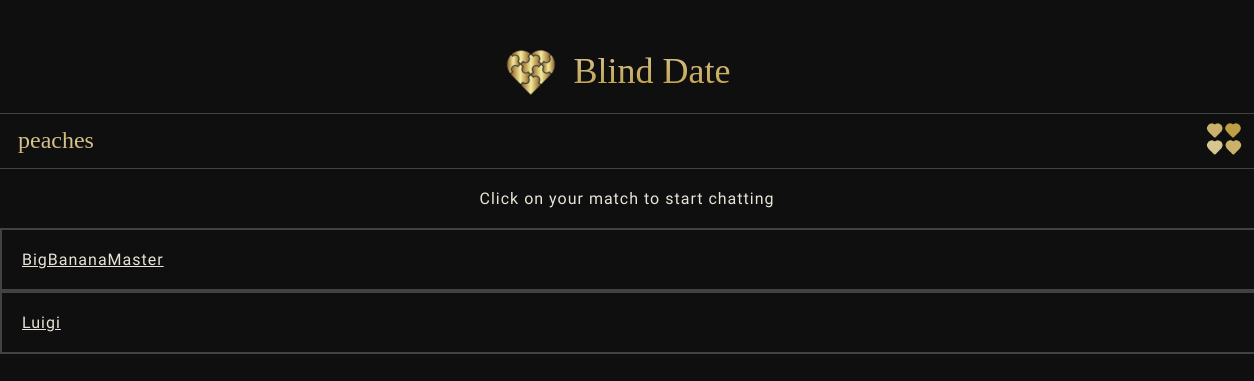
Before: /matches (signed in) with the older database file.
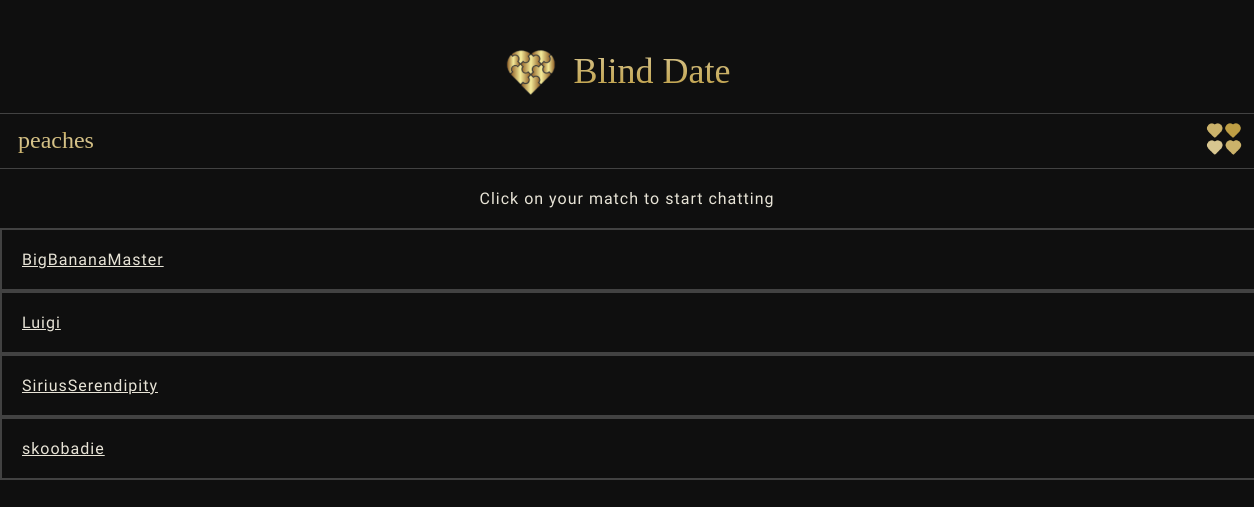
After: the same page with the newer database file.
### blinddate/models.py (models this page shows)
class Profile(models.Model):
    GENDER_CHOICES = [
        ('male', 'Male'),
        ('female', 'Female'),
        ('non_binary', 'Non-Binary'),
        ('all', 'All')
    ]
    profile_owner = models.ForeignKey(User, on_delete=models.CASCADE, related_name="userprofile")
    date = models.DateTimeField(auto_now_add=True)
    age = models.PositiveIntegerField(validators=[
            MinValueValidator(0, message="Age must be at least 0."),
            MaxValueValidator(99, message="Age must be at most 99."),
        ])
    country = models.CharField(max_length=50)
    city = models.CharField(max_length=50)
    gender = models.CharField(max_length=10, choices=GENDER_CHOICES)
    looking_for_gender = models.CharField(max_length=10, choices=GENDER_CHOICES)
    about_me = models.TextField(max_length=1500)
    interests = models.TextField(max_length=150, blank=True, null=True)
    hobbys = models.TextField(max_length=150, blank=True, null=True)
    user_foto = models.ImageField(upload_to="profileImages/", blank=True, null=True)
    def __str__(self):
        return f"{self.profile_owner}"

### blinddate/views.py (the view)
# urls.py: path("matches", views.matches, name="matches"),
@login_required(login_url='login')
def matches(request):
    logged_in_user = User.objects.get(username=request.user)
    match, created = Match.objects.get_or_create(match_list_owner=logged_in_user)
    if created:
        pass
    liked_profiles =  match.matches.all()
    matches = []
    for profile in liked_profiles:
        profile_user = User.objects.get(username=profile)
        profile_match, created = Match.objects.get_or_create(match_list_owner=profile_user)
        for match in profile_match.matches.all():
            if str(match) == str(logged_in_user):
                matches.append(profile)
    context={
        "matches" : matches
    }
    return render(request,"matches.html",context)

### blinddate/templates/matches.html (shortened to what this page needs)
{% extends "layout.html" %}
{% load static %}
{% block main %}
    <div class="main-content">
        <p class="text-color match-info">Click on your match to start chatting</p>
        {% for match in matches %}
            <li class="match-item">
                <a href="{% url 'chat' match %}" class="text-color">{{match}}</a>
            </li>
        {% endfor %}
    </div>
{% endblock %}

Changed rows visible on the page:
now on this page (row unchanged): Profile: profile_owner.username "SiriusSerendipity"
added Profile: profile_owner.username "skoobadie"
